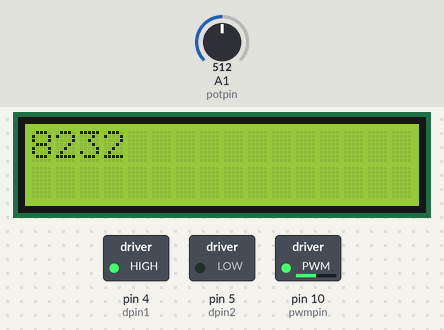
A sketch run on a simulated Arduino Uno, built with avr-gcc and run on an emulated ATmega328P. Parts: 16×2 character LCD, switched loads named in the sketch (green lamp = pin HIGH). Inputs (shaded band) come from the test bench; at power-on: A1 (potpin) = 512. What the sketch prints to the serial monitor is not drawn.

Above: at 5.2 s.
5.3 s: A1 (potpin) set to 716
At 7.3 s:
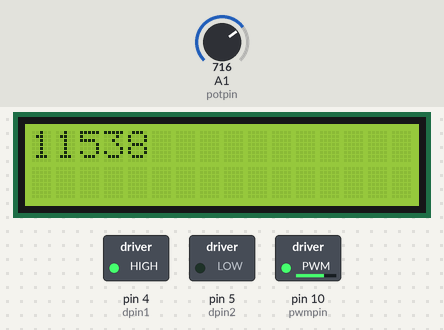
7.9 s: A1 (potpin) set to 900
At 9.2 s:
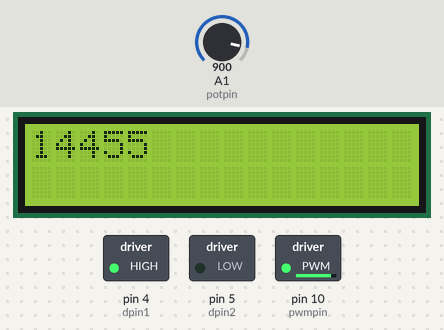
10.5 s: A1 (potpin) set to 122
At 12.8 s:
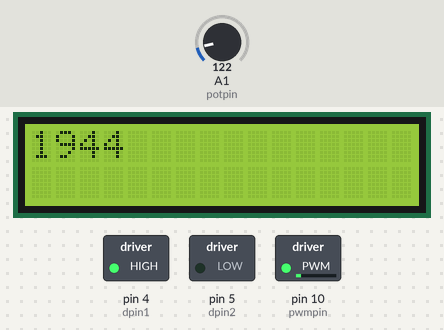
13.6 s: A1 (potpin) set to 511
At 14.7 s:
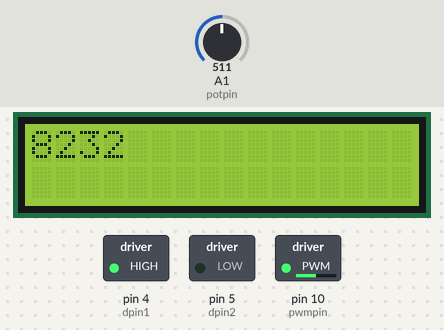
Timing chart, 0 to 16.6 s (numbered marks = the images above; inputs shaded):
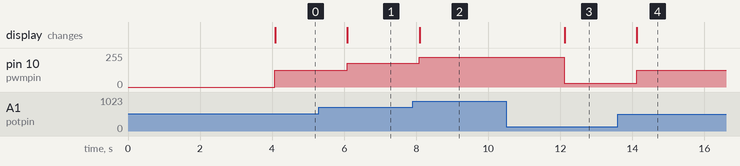

The sketch:

potentiometer_and_dc_motor1__1_.ino
```cpp
#include <LiquidCrystal_I2C.h>

LiquidCrystal_I2C Display(0x20, 16, 2);
int dpin1=4;
int dpin2=5;
int pwmpin=10;
int potpin=A1;
int potval=0;
void setup()
{
  pinMode(dpin1, OUTPUT);
  pinMode(dpin2, OUTPUT);
  pinMode(pwmpin, OUTPUT);
  pinMode(potpin,INPUT);

  Display.init();
  Display.backlight();
  Display.clear();
  Display.setCursor(0, 0);
  Display.print(20000);
  Display.setCursor(0, 1);

  Serial.begin(9600);
  digitalWrite(dpin1,HIGH);
  digitalWrite(dpin2,LOW);
  digitalWrite(pwmpin,LOW);
  delay(4000);
}

void loop()
{

  potval=analogRead(potpin);
  Serial.println(potval);
  int pwmval=map(potval,0,1025,0,255);
  analogWrite(pwmpin,pwmval);
  Display.clear();
  Display.setCursor(0, 0);
  Display.print(map(pwmval,0,255,0,16530));
  delay(2000);
}
```

Measured:
- after the input at 5.3 s, pin 10 (pwmpin): 127/255 → 178/255 after 0.78 s; the display: changes after 0.79 s (image 1)
- after the input at 7.9 s, pin 10 (pwmpin): 178/255 → 223/255 after 0.19 s; the display: changes after 0.20 s (image 2)
- after the input at 10.5 s, pin 10 (pwmpin): 223/255 → 30/255 after 1.6 s; the display: changes after 1.6 s (image 3)
- after the input at 13.6 s, pin 10 (pwmpin): 30/255 → 127/255 after 0.52 s; the display: changes after 0.53 s (image 4)
